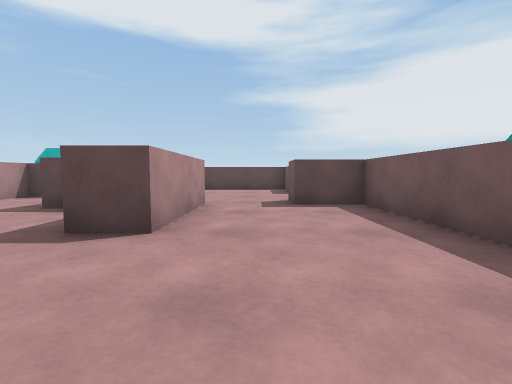
view 1 (above)

24 first-person views from a walk through a Unity game level. The camera is 0.68 m above the floor, tilts 4° down and sees 90° across. The floor is counted in squares, 1 m on a side. Each view is taken from the middle of a square. On the plan, view 1 faces up. The plan holds only what a view shows up to about 9 squares ahead; the rest is blank. The place goes on beyond the plan. The player is left out.

view 2
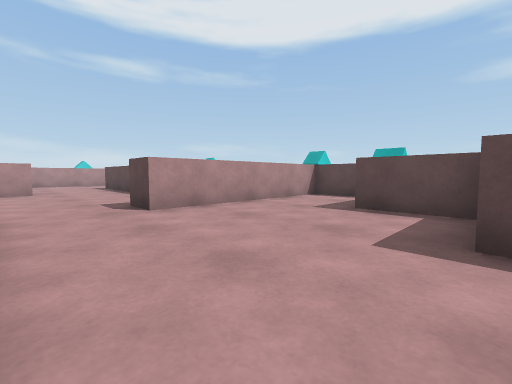

view 3
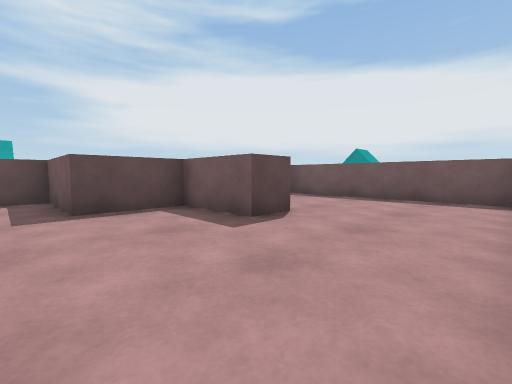

view 4
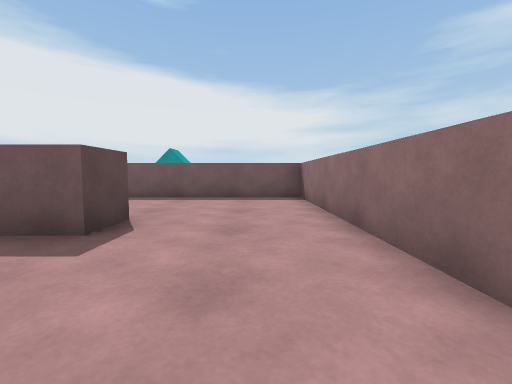

view 5
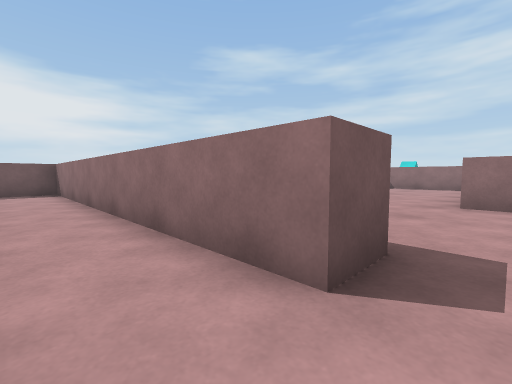

view 6
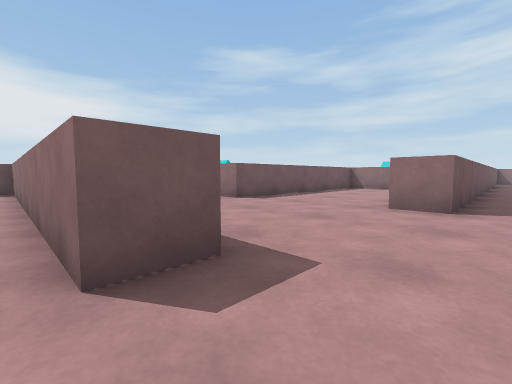

view 7
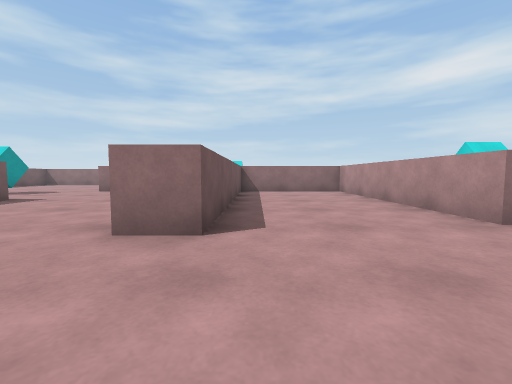

view 8
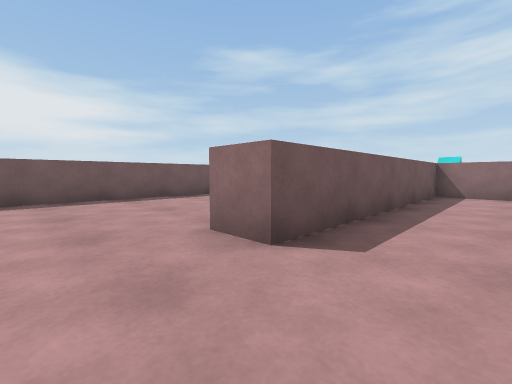

view 9
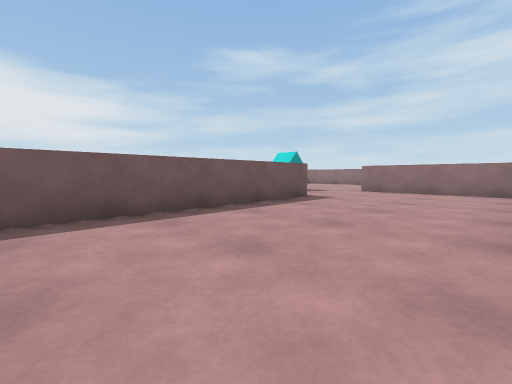

view 10
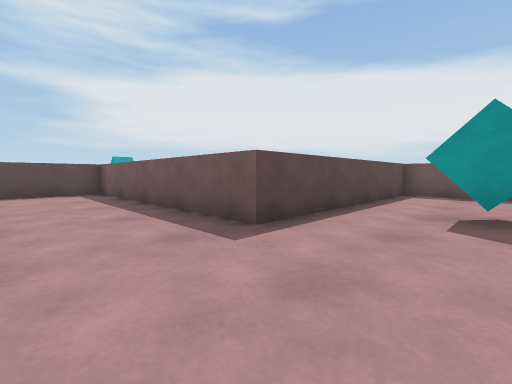

view 11
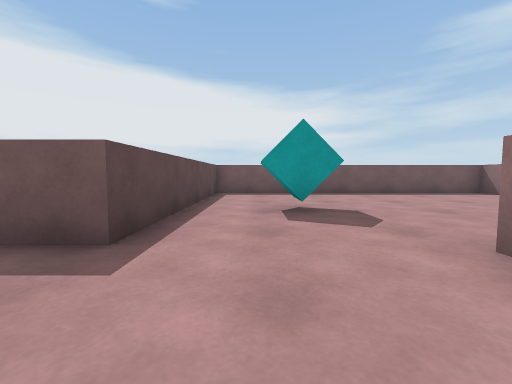

view 12
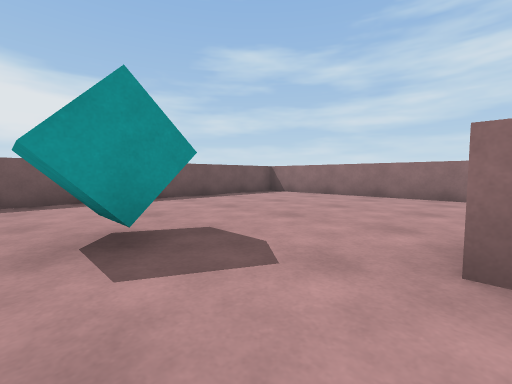

view 13
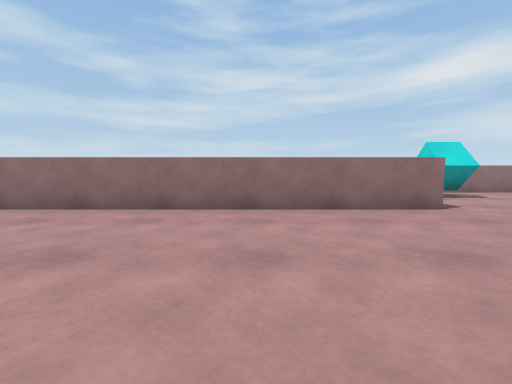

view 14
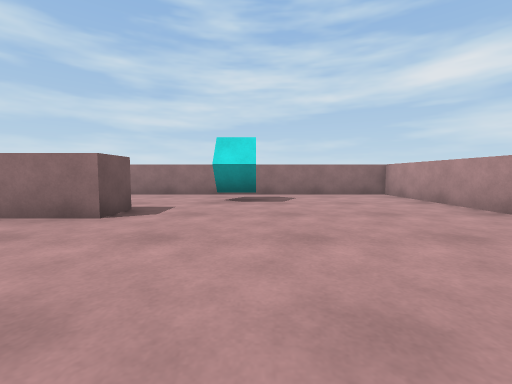

view 15
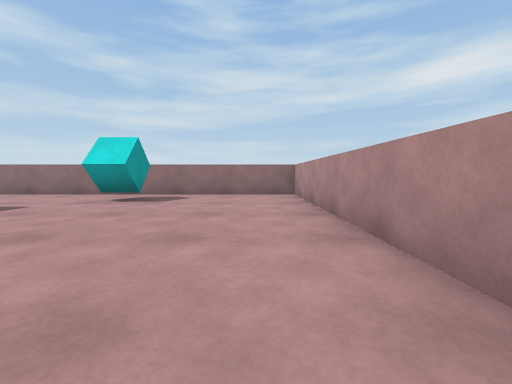

view 16
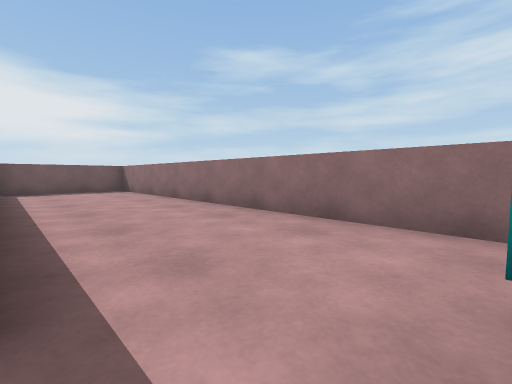

view 17
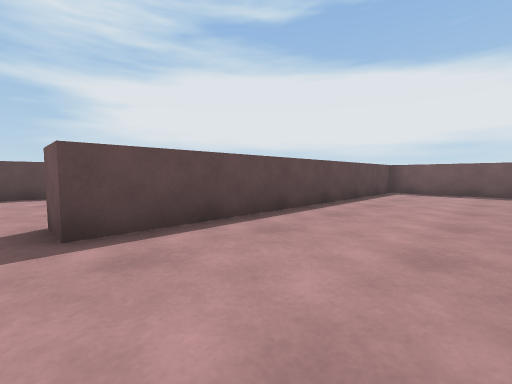

view 18
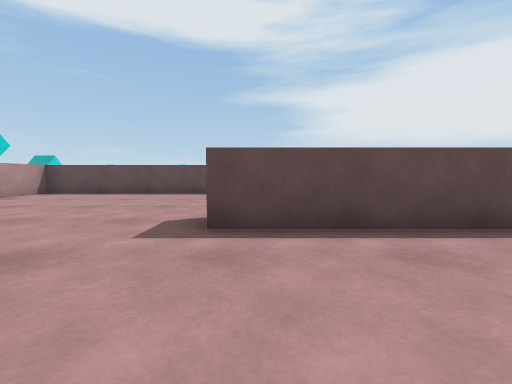

view 19
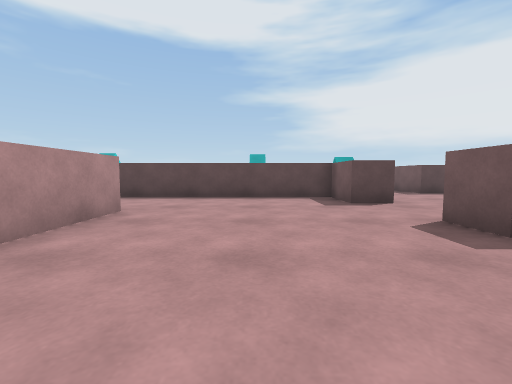

view 20
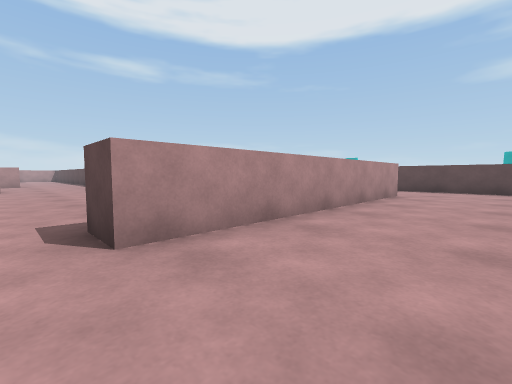

view 21
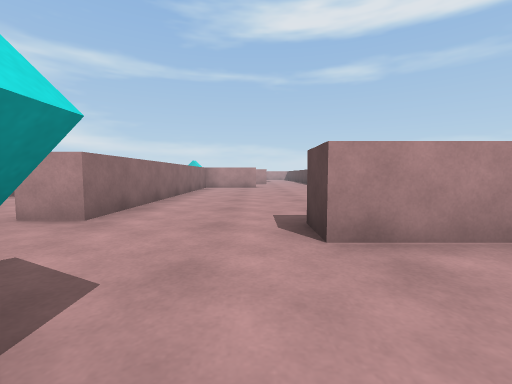

view 22
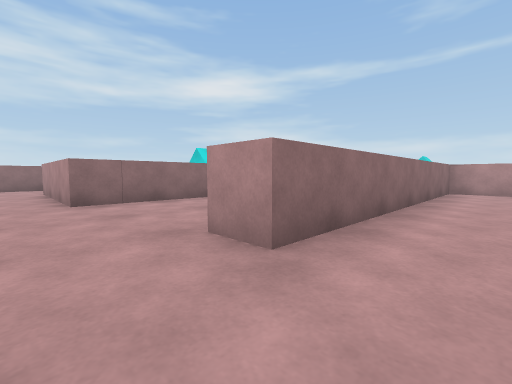

view 23
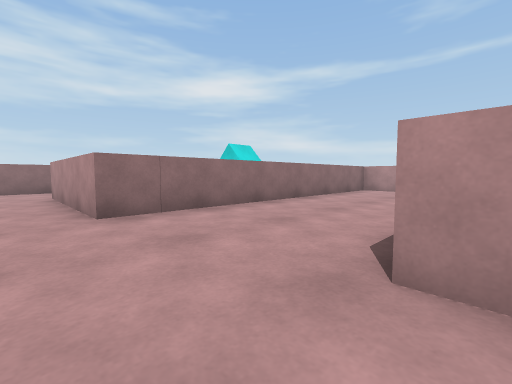

view 24
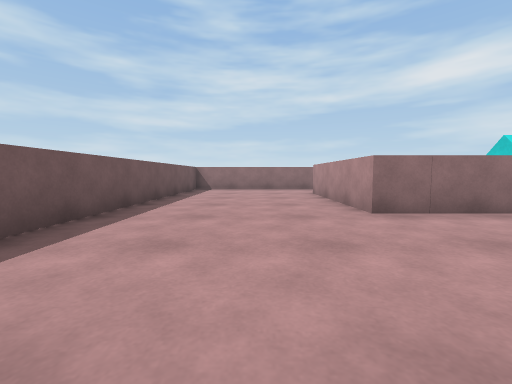

### Floor plan
Points are (right, up) in squares from view 1. A wall is a line through its corners. A room is listed if a view was taken in it or the views show most of it. See-through windows are left out.
Room 1 (views 1, 2, 3, 4)
walls: (-1.2, 6) (-1.2, 2.9) (-2.2, 2.9) (-2.2, 5) (-4.2, 5) (-4.2, 7.6) (-6.8, 7.6) (-6.8, 2) (-7.8, 2); (-7.3, -0.3) (2.4, -0.3) (2.4, 5.7) (0.9, 5.7) (0.9, 6.6)
ways out: opening at (-7, 0.5) to room 2; opening at (-0.5, 6)
Room 2 (views 5, 6, 7, 8, 9, 10, 11, 12, 13, 14, 15, 16, 17, 18, 19, 20, 21, 22, 23, 24)
walls: (-7.3, -1.4) (-7.3, -0.3); (-7.8, 2) (-7.8, 3.5) (-14, 3.5); (-12.5, 0.8) (-12.5, -7.3) (-13.5, -7.3); (-8.3, -12) (-8.3, -5.4) (-7.3, -5.4) (-7.3, -11.1); (-5.1, -12.1) (-3.4, -12.1) (-3.4, -4.8) (-2.4, -4.8); (-2.1, -12.1) (2.2, -12.1); (-0.1, -13.1) (-7.3, -13.1) (-7.3, -22.5) (-2.2, -22.5); (-20.5, -10.5) (-13.7, -10.5) (-13.7, -11.5); (-20.4, -15.4) (-13, -15.4) (-13, -20); (-8.3, -20.1) (-8.3, -13.6); (-13.4, -22.5) (-12, -22.5); (-2.1, -22.5) (7.2, -22.5); (9, -22.1) (9, -18.9) (-0.6, -18.9) (-0.6, -17.9) (9, -17.9) (9, -8.6) (2.4, -8.6) (2.4, -1.3) (-0.1, -1.3)
ways out: opening at (-7, 0.5) to room 1
objects: cyan cube (-11, -10) to (-10, -9); cyan cube (-3, -21) to (-2, -20); cyan cube (5, -11) to (5, -10)

Where each view was taken, in squares from view 1:
view 1: 0 up, 0 right, facing up
view 2: 0 up, 2 left, facing up-left
view 3: 0 up, 5 left, facing up-right
view 4: 1 up, 5 left, facing right
view 5: 1 up, 8 left, facing down-right
view 6: 0 up, 9 left, facing down-right
view 7: 2 down, 4 left, facing down
view 8: 3 down, 5 left, facing down-right
view 9: 2 down, 2 left, facing down-right
view 10: 11 down, 0 right, facing up-right
view 11: 10 down, 0 right, facing right
view 12: 10 down, 2 right, facing down-right
view 13: 13 down, 3 right, facing down
view 14: 14 down, 3 left, facing down
view 15: 14 down, 6 left, facing down
view 16: 19 down, 2 left, facing down-right
view 17: 22 down, 1 left, facing up-right
view 18: 22 down, 0 right, facing up
view 19: 4 down, 10 left, facing up
view 20: 8 down, 10 left, facing up-left
view 21: 8 down, 10 left, facing left
view 22: 9 down, 12 left, facing down-left
view 23: 11 down, 12 left, facing down-left
view 24: 11 down, 11 left, facing down
